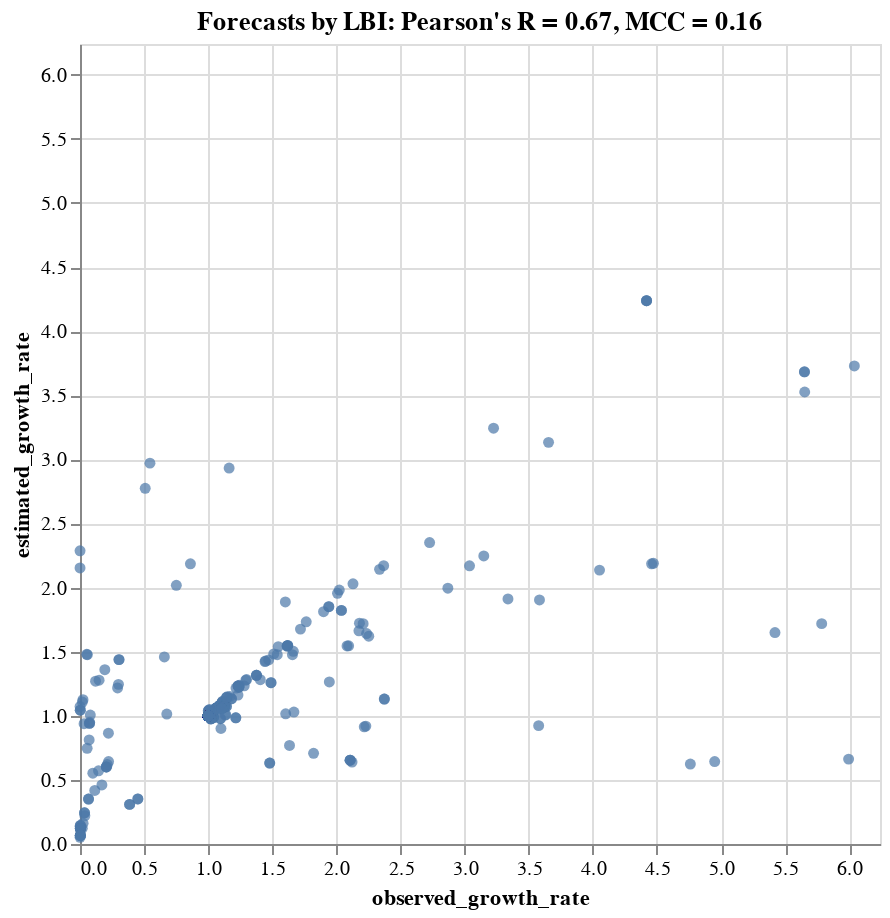

Write notebook code for a chart like this one.
### Code cell
tooltip_attributes = ["observed_growth_rate:Q", "estimated_growth_rate:Q", "timepoint:N", "frequency:Q", "frequency_final:Q",
                      "projected_frequency:Q", "clade_membership:N"]

chart = alt.Chart(complete_clade_frequencies).mark_circle().encode(
    alt.X("observed_growth_rate:Q", scale=alt.Scale(domain=(min_growth_rate, max_growth_rate))),
    alt.Y("estimated_growth_rate:Q", scale=alt.Scale(domain=(min_growth_rate, max_growth_rate))),
    alt.Tooltip(tooltip_attributes)
).properties(
    width=400,
    height=400,
    title="Forecasts by LBI: Pearson's R = %.2f, MCC = %.2f" % (r, mcc)
)

#chart.save("forecast_growth_correlation_natural_lbi.svg")
chart

### Figure 1 — Vega-Lite specification as saved in the notebook (floating-point values rounded to 4 significant figures; data arrays with more than 128 entries replaced by an {"elided": "..."} marker saying what was removed)
{"$schema": "https://vega.github.io/schema/vega-lite/v3.3.0.json", "config": {"mark": {"tooltip": null}, "view": {"height": 300, "width": 400}}, "data": {"name": "data-51f388c6bc28d16adc32828d1e6f8ff8"}, "datasets": {"data-51f388c6bc28d16adc32828d1e6f8ff8": {"elided": "726 records"}}, "encoding": {"tooltip": [{"field": "observed_growth_rate", "type": "quantitative"}, {"field": "estimated_growth_rate", "type": "quantitative"}, {"field": "timepoint", "type": "nominal"}, {"field": "frequency", "type": "quantitative"}, {"field": "frequency_final", "type": "quantitative"}, {"field": "projected_frequency", "type": "quantitative"}, {"field": "clade_membership", "type": "nominal"}], "x": {"field": "observed_growth_rate", "scale": {"domain": [0, 6.24]}, "type": "quantitative"}, "y": {"field": "estimated_growth_rate", "scale": {"domain": [0, 6.24]}, "type": "quantitative"}}, "height": 400, "mark": "circle", "title": "Forecasts by LBI: Pearson's R = 0.67, MCC = 0.16", "width": 400}
